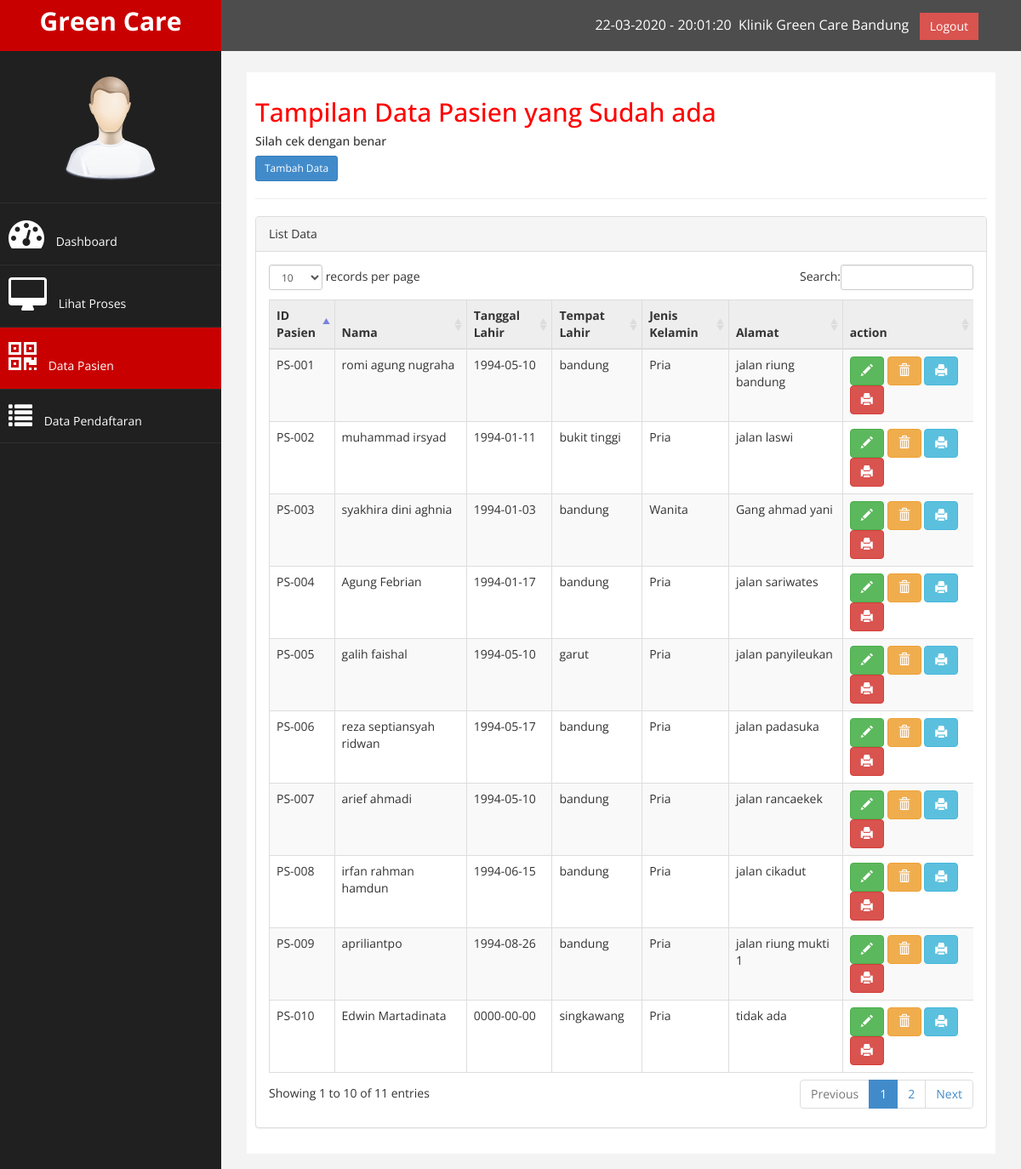
Page /modul/on-pendaftaran/pasien.php on the committed database.
### tables this page shows
CREATE TABLE `t_pasien` (
  `id_pasien` varchar(10) NOT NULL,
  `nama_pasien` varchar(30) NOT NULL,
  `tgl_lahir` date NOT NULL,
  `umur` varchar(20) NOT NULL,
  `tempat_lahir` varchar(20) NOT NULL,
  `jenis_kelamin` varchar(10) NOT NULL,
  `agama` varchar(25) NOT NULL,
  `no_hp` varchar(15) NOT NULL,
  `alamat` varchar(30) NOT NULL,
  `status` varchar(100) NOT NULL,
  `pekerjaan` varchar(100) NOT NULL,
  `rpk` varchar(100) NOT NULL,
  `rps` varchar(100) NOT NULL,
  `kebiasaan` varchar(100) NOT NULL,
  `alergi_obat` varchar(100) NOT NULL,
  `alergi_lain` varchar(100) NOT NULL,
  `alamat_kantor` varchar(100) NOT NULL,
  `penjamin` varchar(100) NOT NULL,
  `jenis_bayar` varchar(100) NOT NULL,
  `no_bpjs` varchar(100) NOT NULL,
  `no_asuransi` varchar(100) NOT NULL,
  `nama_perusahaan` varchar(100) NOT NULL
);

### modul/on-pendaftaran/pasien.php (the view, shortened to what this page needs)
<!DOCTYPE html>
<html xmlns="http://www.w3.org/1999/xhtml">
<head>
    <link href="../../assets/css/bootstrap.css" rel="stylesheet" />
    <link href="../../assets/css/font-awesome.css" rel="stylesheet" />
    <link href="../../assets/css/custom.css" rel="stylesheet" />
    <link href="../../assets/js/dataTables/dataTables.bootstrap.css" rel="stylesheet" />
</head>
<body>
    <div id="wrapper">
        <nav class="navbar navbar-default navbar-cls-top " role="navigation" style="margin-bottom: 0">
            <div class="navbar-header">
                <a class="navbar-brand" href="index.php">Green Care</a>
            </div>
  <div style="color: white;
padding: 15px 50px 5px 50px;
float: right;
font-size: 16px;"> <?php echo date("d-m-Y");?> - <?php echo $jam=date("H:i:s");	;?> &nbsp;Klinik Green Care Bandung &nbsp; <a href="./../../logout.php" class="btn btn-danger square-btn-adjust">Logout</a> </div>
        </nav>
          <nav class="navbar-default navbar-side" role="navigation">
            <div class="sidebar-collapse">
                <ul class="nav" id="main-menu">
				<li class="text-center">
                    <img src="../../assets/img/find_user.png" class="user-image img-responsive"/>
					</li>
                    <li>
                        <a href="index.php"><i class="fa fa-dashboard fa-3x"></i> Dashboard</a>
                    </li>
                     <li>
                        <a  href="proses.php"><i class="fa fa-desktop fa-3x"></i> Lihat Proses</a>
                    </li>
                    <li>
                        <a class="active-menu" href="pasien.php"><i class="fa fa-qrcode fa-3x"></i> Data Pasien</a>
                    </li>
					<li>
                        <a  href="pendaftaran.php"><i class="glyphicon glyphicon-list fa-2x"></i> Data Pendaftaran</a>
                    </li>
                </ul>
            </div>
        </nav>
        <div id="page-wrapper" >
            <div id="page-inner">
                <div class="row">
                    <div class="col-md-12">
                     <h2>Tampilan Data Pasien yang Sudah ada</h2>
                        <h5>Silah cek dengan benar</h5>
                          <div class="pull-left">
                            <a href="tambahpasien.php" class="btn btn-sm btn-primary">Tambah Data</a>
                            </div>
                    </div>
                </div>
                 <hr />
            <div class="row">
                <div class="col-md-12">
                    <div class="panel panel-default">
                        <div class="panel-heading">
                            List Data
                        </div>
                        <div class="panel-body">
                            <div class="table-responsive">
                                <table class="table table-striped table-bordered table-hover" id="dataTables-example">
									<thead bgcolor="#eeeeee" align="center">
                                        <tr>
                                        <th>ID Pasien</th>
	                                    <th>Nama </th>
                                        <th>Tanggal Lahir </th>
                                        <th>Tempat Lahir</th>
                                        <th>Jenis Kelamin </th>
                                        <th>Alamat </th>
	                                    <th> action</th>
                                       </tr>
                                      </thead>
                                <tbody>
						<?php
                        $query = "SELECT id_pasien, nama_pasien, tgl_lahir, tempat_lahir ,jenis_kelamin, alamat FROM t_pasien";
                        $sql = mysql_query($query);
                        ?>
                        <?php
                        while ($hasil = mysql_fetch_array($sql))
                        {
                          $id_pasien = $hasil ['id_pasien'];
                          $nama_pasien = $hasil ['nama_pasien'];
                          $tgl_lahir = $hasil['tgl_lahir'];
                          $tempat_lahir = $hasil['tempat_lahir'];
                          $jenis_kelamin = $hasil['jenis_kelamin'];
                          $alamat = $hasil['alamat'];
                        ?>
                        <tr>
                          <td><?php echo $id_pasien; ?></td>
                          <td><?php echo $nama_pasien; ?></td>
                          <td><?php echo $tgl_lahir; ?></td>
                          <td><?php echo $tempat_lahir; ?></td>
                          <td><?php echo $jenis_kelamin; ?></td>
                          <td><?php echo $alamat; ?></td>
                          <td class="center">
                            <div class="centered">
                              <a href="editPasien.php?act=edit&id_pasien=<?php echo $id_pasien;?>" class="btn btn-success" title="Edit"><i class="glyphicon glyphicon-pencil"></i></a>
                              <a href="pasien.php?act=del&id_pasien=<?php echo $id_pasien;?>" class="btn btn-warning" title="Delete"><i class="glyphicon glyphicon-trash"></i></a>
                              <a href="cetak.php?id_pasien=<?php echo $id_pasien;?> " class="btn btn-info" title="Cetak Kartu Berobat"><i class="glyphicon glyphicon-print"></i></a>
                              <a href="cetak_kartuCP.php?act=cetak&id_pasien=<?php echo $id_pasien;?>" class="btn btn-danger" title="Cetak Kartu Catatan Penyakit"><i class="glyphicon glyphicon-print"></i></a>
							   </div>
                            </td>
                        </tr>
                        <?php
                        }
                        ?>
                                    </tbody>
                                </table>
                            </div>
                        </div>
                    </div>
            </div>
            </div>
            </div>
            </div>
        </div>
</body>
</html>

### assets/css/custom.css (style rules this page uses)
body { font-family: 'Open Sans', sans-serif; }
#wrapper { width: 100%; background:#202020; }
#page-wrapper { padding: 15px 15px; min-height: 600px; background:#F3F3F3; }
#page-inner { width:100%; margin:10px 20px 10px 0px; background-color:#fff!important; padding:10px; min-height:1200px; }
.text-center { text-align:center; }
h2 { color: #f00; }
.square-btn-adjust { border: 0px solid transparent; -webkit-border-radius: 0px; -moz-border-radius: 0px; border-radius: 0px; }
.user-image { margin: 25px auto; -webkit-border-radius: 10px; -moz-border-radius: 10px; border-radius: 10px; max-height:170px; max-width:170px; }
.navbar-cls-top .navbar-brand { color: #fff; background: #C90000; width: 260px; text-align: center; height: 60px; font-size: 30px; font-weight: 700; }
.active-menu { background-color:#C90000!important; }
.sidebar-collapse , .sidebar-collapse .nav { background:none; }
.sidebar-collapse .nav { padding:0; }
.sidebar-collapse .nav > li > a { color:#fff; background:#202020; text-shadow:none; }
.sidebar-collapse > .nav > li > a { padding:15px 10px; }
.sidebar-collapse > .nav > li { border-bottom: 1px solid rgba(107, 108, 109, 0.19); }
.navbar-side { border:none; background-color: #202020; }
.navbar-cls-top { background:#4D4D4D; border-bottom:none; }
.navbar-default { border:0px solid black; }
.navbar-header { background: #A70303; }
.nav > li > a > i { margin-right:10px; }
@media (min-width:768px) { #page-wrapper { margin: 0 0 0 260px; padding: 15px 30px; min-height: 1200px; } }
@media (min-width:768px) { .navbar-side { z-index: 1; position: absolute; width: 260px; } }
@media (min-width:768px) { .navbar { border-radius: 0px; } }

### rows in the picture
t_pasien: id_pasien "PS-001", nama_pasien "romi agung nugraha", tgl_lahir "1994-05-10", tempat_lahir "bandung", jenis_kelamin "Pria", alamat "jalan riung bandung"
t_pasien: id_pasien "PS-002", nama_pasien "muhammad irsyad", tgl_lahir "1994-01-11", tempat_lahir "bukit tinggi", jenis_kelamin "Pria", alamat "jalan laswi"
t_pasien: id_pasien "PS-003", nama_pasien "syakhira dini aghnia", tgl_lahir "1994-01-03", tempat_lahir "bandung", jenis_kelamin "Wanita", alamat "Gang ahmad yani"
t_pasien: id_pasien "PS-004", nama_pasien "Agung Febrian", tgl_lahir "1994-01-17", tempat_lahir "bandung", jenis_kelamin "Pria", alamat "jalan sariwates"
t_pasien: id_pasien "PS-005", nama_pasien "galih faishal", tgl_lahir "1994-05-10", tempat_lahir "garut", jenis_kelamin "Pria", alamat "jalan panyileukan"
t_pasien: id_pasien "PS-006", nama_pasien "reza septiansyah ridwan", tgl_lahir "1994-05-17", tempat_lahir "bandung", jenis_kelamin "Pria", alamat "jalan padasuka"
t_pasien: id_pasien "PS-007", nama_pasien "arief ahmadi", tgl_lahir "1994-05-10", tempat_lahir "bandung", jenis_kelamin "Pria", alamat "jalan rancaekek"
t_pasien: id_pasien "PS-008", nama_pasien "irfan rahman hamdun", tgl_lahir "1994-06-15", tempat_lahir "bandung", jenis_kelamin "Pria", alamat "jalan cikadut"
t_pasien: id_pasien "PS-009", nama_pasien "apriliantpo", tgl_lahir "1994-08-26", tempat_lahir "bandung", jenis_kelamin "Pria", alamat "jalan riung mukti 1"
t_pasien: id_pasien "PS-010", nama_pasien "Edwin Martadinata", tgl_lahir "0000-00-00", tempat_lahir "singkawang", jenis_kelamin "Pria", alamat "tidak ada"
